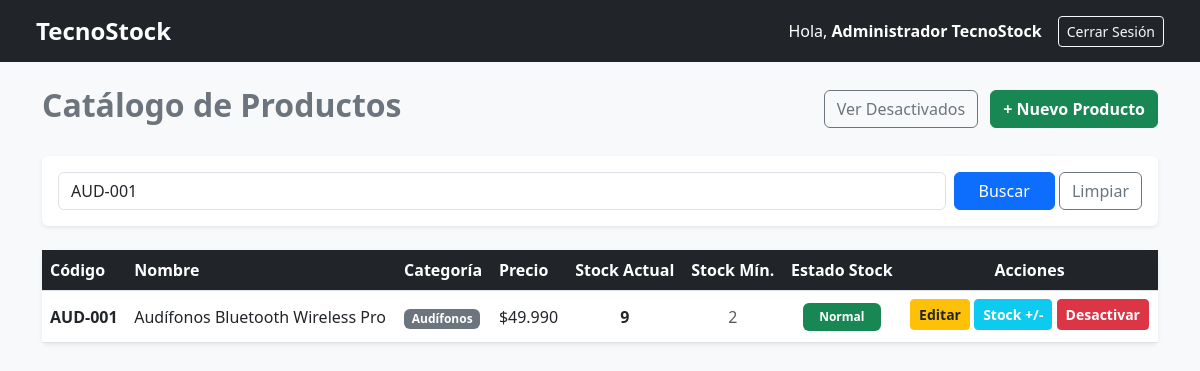
Screenshot of /productos.php?buscar=AUD-001 (signed in) with the database file from the repository.
### tables this page shows
CREATE TABLE `productos` (
  `id_producto` int(11) NOT NULL,
  `codigo` varchar(50) NOT NULL,
  `nombre` varchar(150) NOT NULL,
  `descripcion` text DEFAULT NULL,
  `descripción` text DEFAULT NULL,
  `precio` decimal(10,2) NOT NULL,
  `stock_actual` int(11) NOT NULL DEFAULT 0,
  `stock_minimo` int(11) NOT NULL DEFAULT 0,
  `estado` tinyint(1) NOT NULL DEFAULT 1,
  `id_categoria` int(11) NOT NULL
);

CREATE TABLE `categoria` (
  `id_categoria` int(11) NOT NULL,
  `nombre` varchar(100) NOT NULL,
  `descripción` varchar(250) DEFAULT NULL,
  `estado` tinyint(1) NOT NULL DEFAULT 1
);

### productos.php (the view, shortened to what this page needs)
<?php
require_once 'conexion.php';
$busqueda = isset($_GET['buscar']) ? trim($_GET['buscar']) : '';
try {
    if (!empty($busqueda)) {
        $sql = "SELECT p.*, c.nombre AS categoria_nombre
                FROM productos p
                LEFT JOIN categoria c ON p.id_categoria = c.id_categoria
                WHERE (p.codigo LIKE :buscar1 OR p.nombre LIKE :buscar2)
                  AND p.estado = 1
                ORDER BY p.nombre ASC";
        $stmt = $pdo->prepare($sql);
        $stmt->execute([
            ':buscar1' => '%' . $busqueda . '%',
            ':buscar2' => '%' . $busqueda . '%'
        ]);
    }
    $productos = $stmt->fetchAll();
} catch (PDOException $e) {
    die("Error en la consulta: " . $e->getMessage());
}
?>
<!DOCTYPE html>
<html lang="es">
<head>
    <link href="https://cdn.jsdelivr.net/npm/bootstrap@5.3.0/dist/css/bootstrap.min.css" rel="stylesheet">
</head>
<body class="bg-light">
<nav class="navbar navbar-expand-lg navbar-dark bg-dark px-4 mb-4">
    <div class="container-fluid">
        <a class="navbar-brand" href="productos.php">TecnoStock</a>
        <div class="d-flex align-items-center">
            <span class="text-white me-3">
                Hola, <strong><?php echo htmlspecialchars($_SESSION['usuario_nombre'] ?? 'Administrador TecnoStock'); ?></strong>
            </span>
            <a href="logout.php" class="btn btn-outline-light btn-sm">Cerrar Sesión</a>
        </div>
    </div>
</nav>
<div class="container pb-5">
    <div class="d-flex justify-content-between align-items-center mb-4">
        <h2 class="fw-bold text-secondary">Catálogo de Productos</h2>
        <div>
            <a href="productos_inactivos.php" class="btn btn-outline-secondary me-2">Ver Desactivados</a>
            <a href="agregar_producto.php" class="btn btn-success fw-semibold">+ Nuevo Producto</a>
        </div>
    </div>
    <div class="card shadow-sm border-0 mb-4">
        <div class="card-body">
            <form action="productos.php" method="GET" class="row g-2">
                <div class="col">
                    <input type="text" name="buscar" class="form-control"
                           placeholder="Buscar por código o nombre..."
                           value="<?php echo htmlspecialchars($busqueda); ?>">
                </div>
                <div class="col-auto">
                    <button type="submit" class="btn btn-primary px-4">Buscar</button>
                    <?php if (!empty($busqueda)): ?>
                        <a href="productos.php" class="btn btn-outline-secondary">Limpiar</a>
                    <?php endif; ?>
                </div>
            </form>
        </div>
    </div>
    <div class="card shadow-sm border-0">
        <div class="card-body p-0">
            <div class="table-responsive">
                <table class="table table-hover align-middle mb-0">
                    <thead class="table-dark-header">
                        <tr>
                            <th>Código</th>
                            <th>Nombre</th>
                            <th>Categoría</th>
                            <th>Precio</th>
                            <th class="text-center">Stock Actual</th>
                            <th class="text-center">Stock Mín.</th>
                            <th class="text-center">Estado Stock</th>
                            <th class="text-center">Acciones</th>
                        </tr>
                    </thead>
                    <tbody>
                        <?php if (empty($productos)): ?>
                            <tr>
                                <td colspan="8" class="text-center py-4 text-muted">
                                    No se encontraron productos registrados.
                                </td>
                            </tr>
                        <?php else: ?>
                            <?php foreach ($productos as $prod): ?>
                                <tr>
                                    <td><strong><?php echo htmlspecialchars($prod['codigo']); ?></strong></td>
                                    <td><?php echo htmlspecialchars($prod['nombre']); ?></td>
                                    <td>
                                        <span class="badge bg-secondary">
                                            <?php echo htmlspecialchars($prod['categoria_nombre'] ?? 'Sin Categoría'); ?>
                                        </span>
                                    </td>
                                    <td>$<?php echo number_format($prod['precio'], 0, ',', '.'); ?></td>
                                    <td class="text-center fw-bold"><?php echo $prod['stock_actual']; ?></td>
                                    <td class="text-center text-muted"><?php echo $prod['stock_minimo']; ?></td>
                                    <td class="text-center">
                                        <?php if ($prod['stock_actual'] < $prod['stock_minimo']): ?>
                                            <span class="badge bg-danger px-3 py-2">⚠️ Stock Bajo</span>
                                        <?php else: ?>
                                            <span class="badge bg-success px-3 py-2">Normal</span>
                                        <?php endif; ?>
                                    </td>
                                    <td class="text-center">
                                        <a href="editar_producto.php?id=<?php echo $prod['id_producto']; ?>"
                                           class="btn btn-sm btn-warning fw-semibold text-dark mb-1">
                                            Editar
                                        </a>
                                        <a href="movimiento.php?id=<?php echo $prod['id_producto']; ?>"
                                           class="btn btn-sm btn-info text-white fw-semibold mb-1">
                                            Stock +/-
                                        </a>
                                        <a href="desactivar_producto.php?id=<?php echo $prod['id_producto']; ?>"
                                           class="btn btn-sm btn-danger fw-semibold mb-1"
                                           onclick="return confirm('¿Está seguro de que desea desactivar este producto?');">
                                            Desactivar
                                        </a>
                                    </td>
                                </tr>
                            <?php endforeach; ?>
                        <?php endif; ?>
                    </tbody>
                </table>
            </div>
        </div>
    </div>
</div>
</body>
</html>

### productos.php (style rules this page uses)
.navbar-brand { font-weight: bold; font-size: 1.5rem; }
.table-dark-header th { background-color: #212529; color: #ffffff; }

### rows the page displays
productos: codigo "AUD-001", nombre "Audífonos Bluetooth Wireless Pro", id_categoria.nombre "Audífonos", precio "49.990", stock_actual "9", stock_minimo "2", shows "Normal"

### other values shown
$_SESSION['usuario_nombre'] "Administrador TecnoStock"
